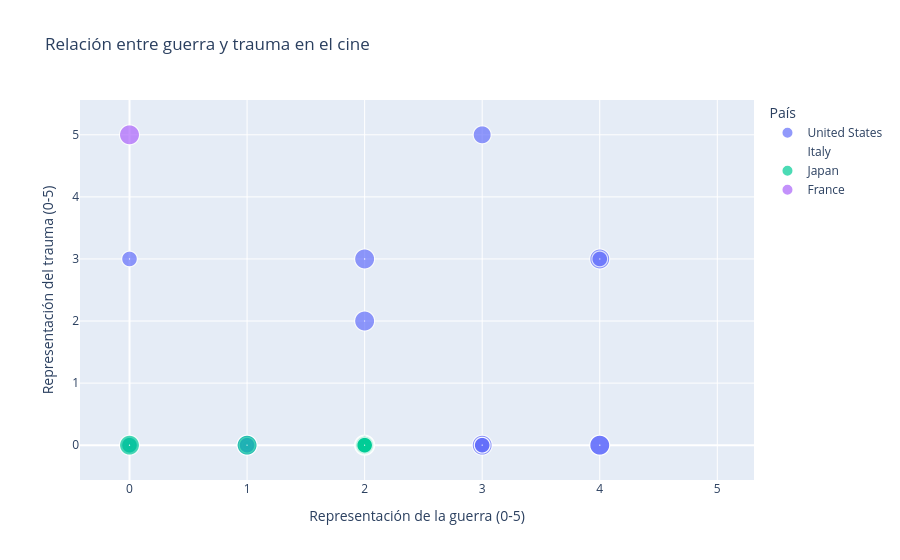

The cell this chart's notebook holds for it:
### Code cell
fig = px.scatter(
    peliculas_periodo, x="war_score", y="trauma_score", color="paises_norm", size="nuclear_fear_score", hover_name="title", 
    hover_data=["release_year", "representation_type", "classification_evidence"],
    title="Relación entre guerra y trauma en el cine",
    labels={
        "war_score": "Representación de la guerra (0-5)",
        "trauma_score": "Representación del trauma (0-5)",
        "paises_norm": "País",
        "nuclear_fear_score": "Miedo nuclear"
    }
)

fig.show()

### Figure 1 — Plotly figure (JSON) as saved in the notebook; plotly's stock layout.template omitted (floating-point values rounded to 4 significant figures; data arrays with more than 128 entries replaced by an {"elided": "..."} marker saying what was removed)
{"data": [{"customdata": {"elided": "2266x3 mixed values"}, "hovertemplate": "<b>%{hovertext}</b><br><br>País=United States<br>Representación de la guerra (0-5)=%{x}<br>Representación del trauma (0-5)=%{y}<br>Miedo nuclear=%{marker.size}<br>release_year=%{customdata[0]}<br>representation_type=%{customdata[1]}<br>classification_evidence=%{customdata[2]}<extra></extra>", "hovertext": {"elided": "2266 str values"}, "legendgroup": "United States", "marker": {"color": "#636efa", "size": {"elided": "2266 int values"}, "sizemode": "area", "sizeref": 0.0125, "symbol": "circle"}, "mode": "markers", "name": "United States", "showlegend": true, "type": "scattergl", "x": {"elided": "2266 int values"}, "xaxis": "x", "y": {"elided": "2266 int values"}, "yaxis": "y"}, {"customdata": {"elided": "165x3 mixed values"}, "hovertemplate": "<b>%{hovertext}</b><br><br>País=Italy<br>Representación de la guerra (0-5)=%{x}<br>Representación del trauma (0-5)=%{y}<br>Miedo nuclear=%{marker.size}<br>release_year=%{customdata[0]}<br>representation_type=%{customdata[1]}<br>classification_evidence=%{customdata[2]}<extra></extra>", "hovertext": {"elided": "165 str values"}, "legendgroup": "Italy", "marker": {"color": "#EF553B", "size": {"elided": "165 int values"}, "sizemode": "area", "sizeref": 0.0125, "symbol": "circle"}, "mode": "markers", "name": "Italy", "showlegend": true, "type": "scattergl", "x": {"elided": "165 int values"}, "xaxis": "x", "y": {"elided": "165 int values"}, "yaxis": "y"}, {"customdata": {"elided": "266x3 mixed values"}, "hovertemplate": "<b>%{hovertext}</b><br><br>País=Japan<br>Representación de la guerra (0-5)=%{x}<br>Representación del trauma (0-5)=%{y}<br>Miedo nuclear=%{marker.size}<br>release_year=%{customdata[0]}<br>representation_type=%{customdata[1]}<br>classification_evidence=%{customdata[2]}<extra></extra>", "hovertext": {"elided": "266 str values"}, "legendgroup": "Japan", "marker": {"color": "#00cc96", "size": {"elided": "266 int values"}, "sizemode": "area", "sizeref": 0.0125, "symbol": "circle"}, "mode": "markers", "name": "Japan", "showlegend": true, "type": "scattergl", "x": {"elided": "266 int values"}, "xaxis": "x", "y": {"elided": "266 int values"}, "yaxis": "y"}, {"customdata": {"elided": "83x3 mixed values"}, "hovertemplate": "<b>%{hovertext}</b><br><br>País=France<br>Representación de la guerra (0-5)=%{x}<br>Representación del trauma (0-5)=%{y}<br>Miedo nuclear=%{marker.size}<br>release_year=%{customdata[0]}<br>representation_type=%{customdata[1]}<br>classification_evidence=%{customdata[2]}<extra></extra>", "hovertext": ["The Well-Digger's Daughter", "Stormy Waters", "The Murderer Lives at Number 21", "Miss Bonaparte", "La symphonie fantastique", "Angels of Sin", "Le Corbeau", "Les dames du Bois de Boulogne", "The Temptation of Barbizon", "Last Refuge", "Ouvert pour cause d'inventaire", "Gates of the Night", "Mr. Orchid", "Six Hours to Lose", "A Cage of Nightingales", "Les jeux sont faits", "The Damned", "The Silence of the Sea", "Jour de fête", "Aux yeux du souvenir", "Gigi", "La Marie du Port", "Mission in Tangier", "Rendezvous in July", "Edward and Caroline", "The Terrible Children", "Gunman in the Streets", "Diary of a Country Priest", "Justice Is Done", "Under the Paris Sky", "Casque d'Or", "Forbidden Fruit", "Cet homme est dangereux", "When You Read This Letter", "Monsieur Hulot's Holiday", "Bob le Flambeur", "Rififi", "Holiday for Henrietta", "Crèvecoeur", "La Pointe Courte", "If Paris Were Told to Us", "A Man Escaped", "He Who Must Die", "My Uncle", "Elevator to the Gallows", "Le Beau Serge", "Neither Seen Nor Recognized", "The Lovers", "The Cousins", "Two Men in Manhattan", "Picnic on the Grass", "Hiroshima Mon Amour", "Marie-Octobre", "Pickpocket", "The 400 Blows", "Web of Passion", "The Good Girls", "Boulevard", "Seven Days... Seven Nights", "Shoot the Piano Player", "Le Trou", "Zazie in the Metro", "Endless Horizons", "Maid in Paris", "Mitsou", "Fantômas", "The Unfrocked One", "Johnny the Giant Killer", "Maxime", "Bécassine", "Les amants du pont Saint-Jean", "Au grand balcon", "School for Coquettes", "Paris Vice Squad", "Lettre ouverte", "Méfiez-vous des blondes", "Mystère à Shanghai", "Cristobal's Gold", "Napoleon Road", "The Mystery of the Yellow Room", "Le lit à colonnes", "Caprices", "The Kreutzer Sonata"], "legendgroup": "France", "marker": {"color": "#ab63fa", "size": [0, 0, 0, 0, 0, 0, 0, 0, 0, 0, 0, 0, 0, 0, 0, 0, 0, 0, 0, 0, 0, 0, 0, 0, 0, 0, 0, 0, 0, 0, 0, 0, 0, 0, 0, 0, 0, 0, 0, 0, 0, 0, 0, 0, 0, 0, 0, 0, 0, 0, 0, 5, 0, 0, 0, 0, 0, 0, 0, 0, 0, 0, 0, 0, 0, 0, 0, 0, 0, 0, 0, 0, 0, 0, 0, 0, 0, 0, 0, 0, 0, 0, 0], "sizemode": "area", "sizeref": 0.0125, "symbol": "circle"}, "mode": "markers", "name": "France", "showlegend": true, "type": "scattergl", "x": [0, 0, 0, 0, 0, 0, 0, 0, 0, 0, 0, 4, 0, 0, 0, 0, 0, 0, 0, 0, 0, 0, 3, 0, 0, 0, 1, 0, 0, 2, 0, 0, 0, 0, 0, 2, 0, 0, 0, 0, 0, 0, 0, 0, 1, 0, 0, 0, 0, 0, 0, 0, 2, 0, 0, 0, 0, 0, 0, 0, 0, 0, 0, 0, 0, 0, 0, 0, 0, 0, 0, 0, 0, 0, 0, 0, 0, 0, 0, 0, 0, 0, 0], "xaxis": "x", "y": [0, 0, 0, 0, 0, 0, 3, 0, 0, 0, 0, 0, 0, 0, 0, 0, 0, 0, 0, 0, 0, 0, 0, 0, 0, 0, 0, 0, 0, 0, 1, 0, 0, 0, 0, 0, 0, 0, 0, 0, 0, 0, 0, 0, 3, 0, 0, 0, 0, 0, 0, 5, 0, 0, 0, 0, 0, 0, 0, 0, 0, 0, 0, 0, 0, 0, 0, 0, 0, 0, 0, 0, 0, 0, 0, 0, 0, 0, 0, 0, 0, 0, 0], "yaxis": "y"}], "layout": {"legend": {"itemsizing": "constant", "title": {"text": "País"}, "tracegroupgap": 0}, "title": {"text": "Relación entre guerra y trauma en el cine"}, "xaxis": {"anchor": "y", "domain": [0, 1], "title": {"text": "Representación de la guerra (0-5)"}}, "yaxis": {"anchor": "x", "domain": [0, 1], "title": {"text": "Representación del trauma (0-5)"}}}}
